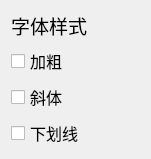
<?xml version="1.0" encoding="UTF-8"?>
<ui version="4.0">
 <class>fontform</class>
 <widget class="QWidget" name="fontform">
  <property name="geometry">
   <rect>
    <x>0</x>
    <y>0</y>
    <width>151</width>
    <height>116</height>
   </rect>
  </property>
  <property name="font">
   <font>
    <pointsize>12</pointsize>
   </font>
  </property>
  <property name="windowTitle">
   <string>Form</string>
  </property>
  <layout class="QVBoxLayout" name="verticalLayout">
   <item>
    <widget class="QLabel" name="label">
     <property name="font">
      <font>
       <pointsize>14</pointsize>
      </font>
     </property>
     <property name="text">
      <string>字体样式</string>
     </property>
    </widget>
   </item>
   <item>
    <widget class="QCheckBox" name="checkBox_bold">
     <property name="text">
      <string>加粗</string>
     </property>
    </widget>
   </item>
   <item>
    <widget class="QCheckBox" name="checkBox_talic">
     <property name="text">
      <string>斜体</string>
     </property>
    </widget>
   </item>
   <item>
    <widget class="QCheckBox" name="checkBox_underline">
     <property name="text">
      <string>下划线</string>
     </property>
    </widget>
   </item>
  </layout>
 </widget>
 <resources/>
 <connections/>
</ui>
